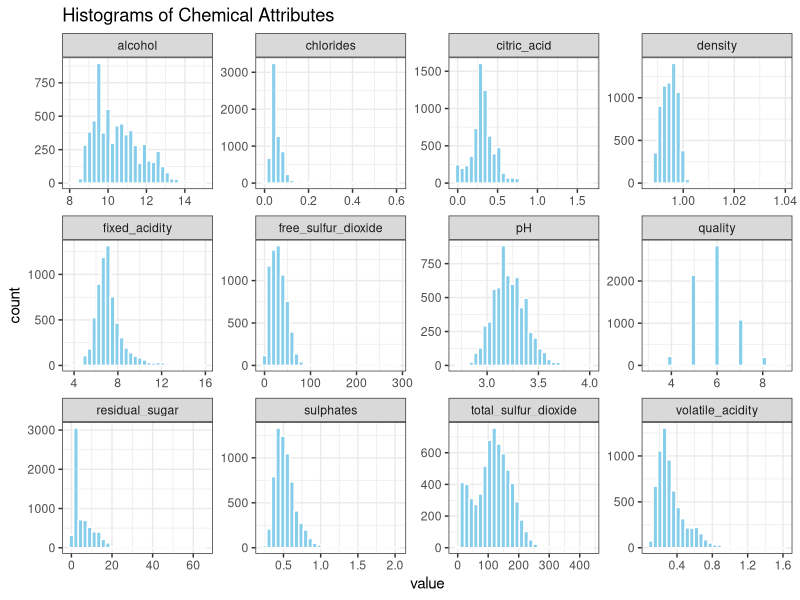
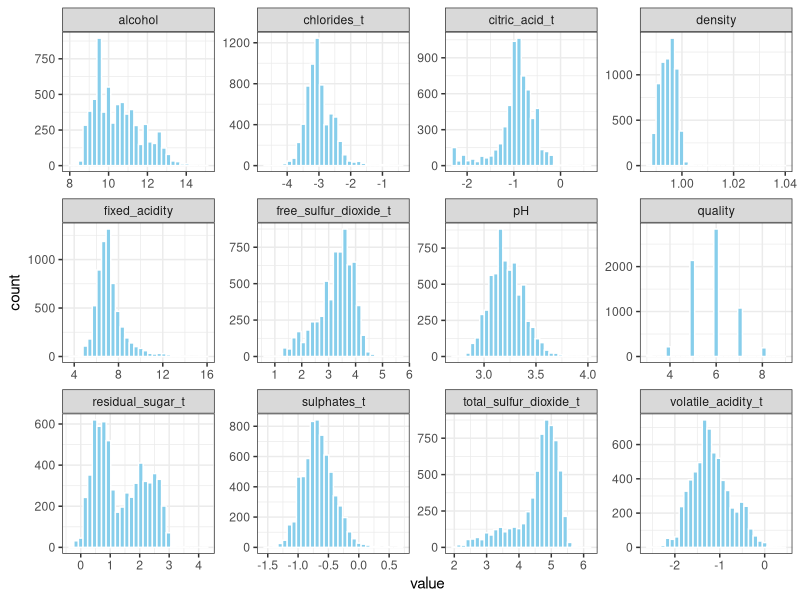
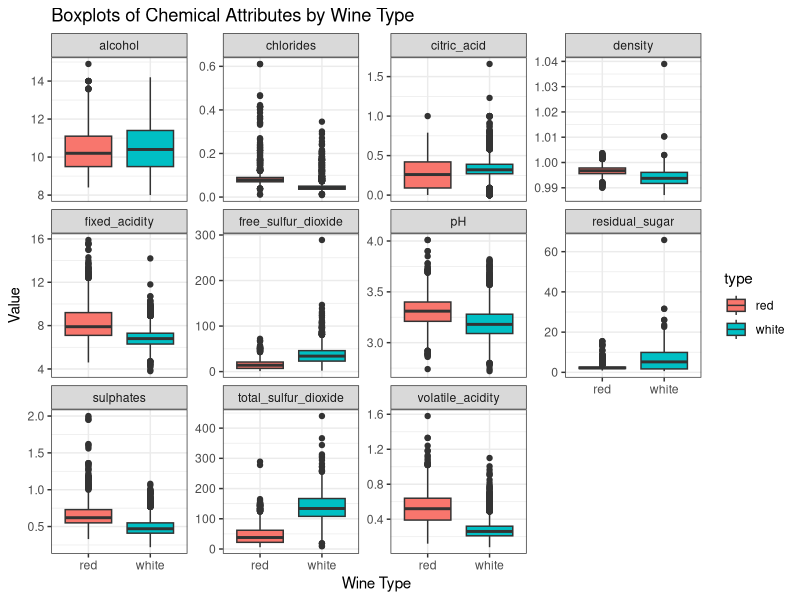
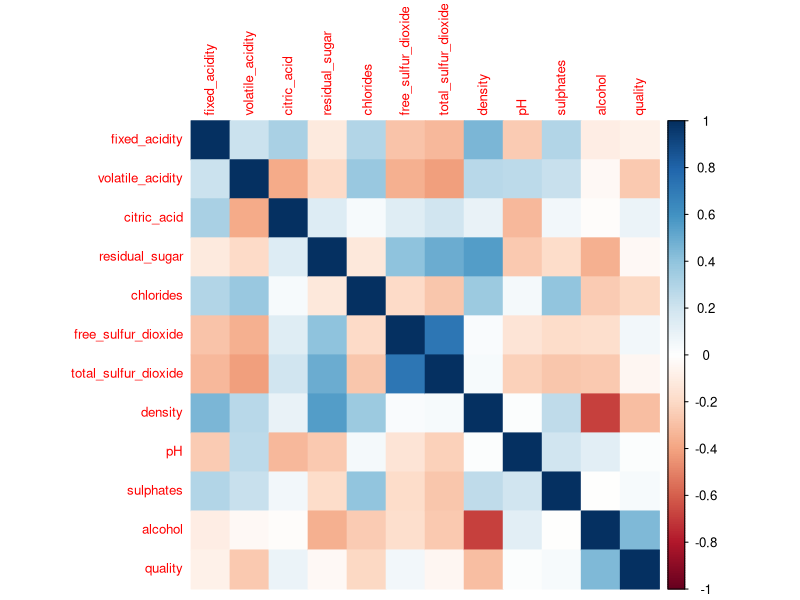
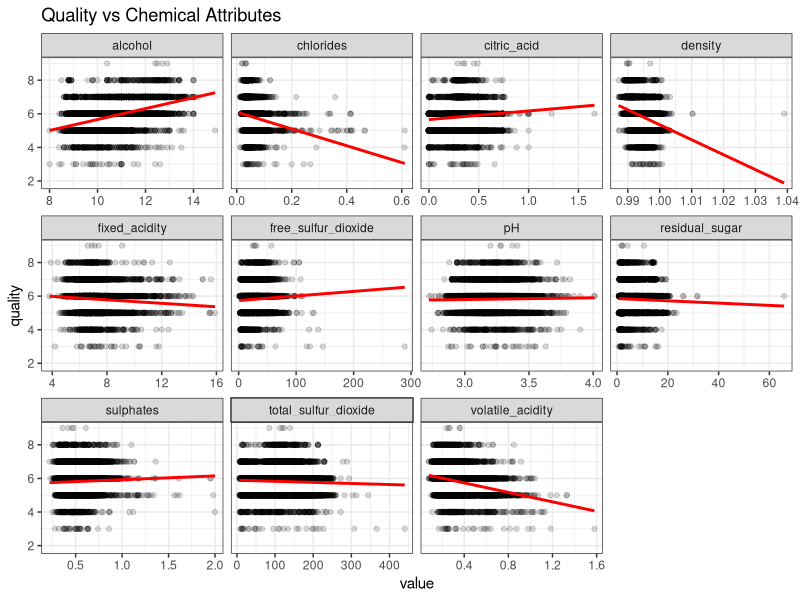
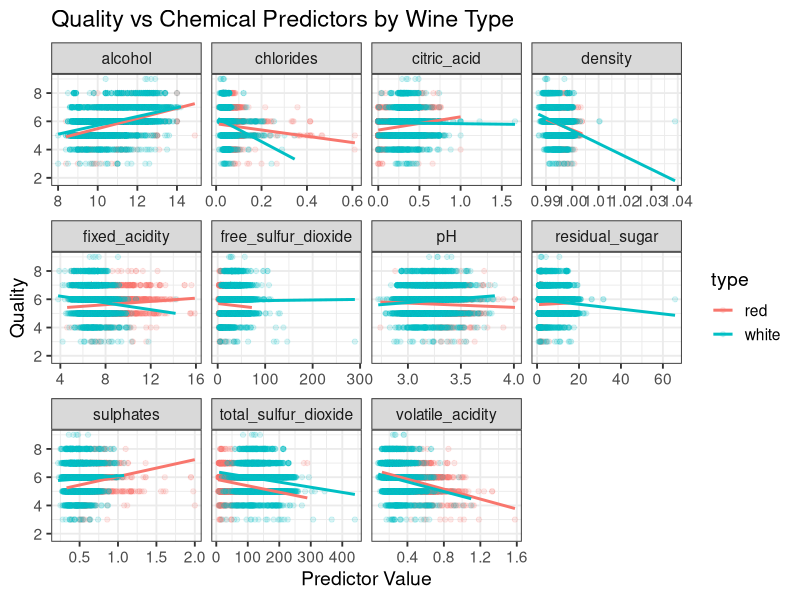
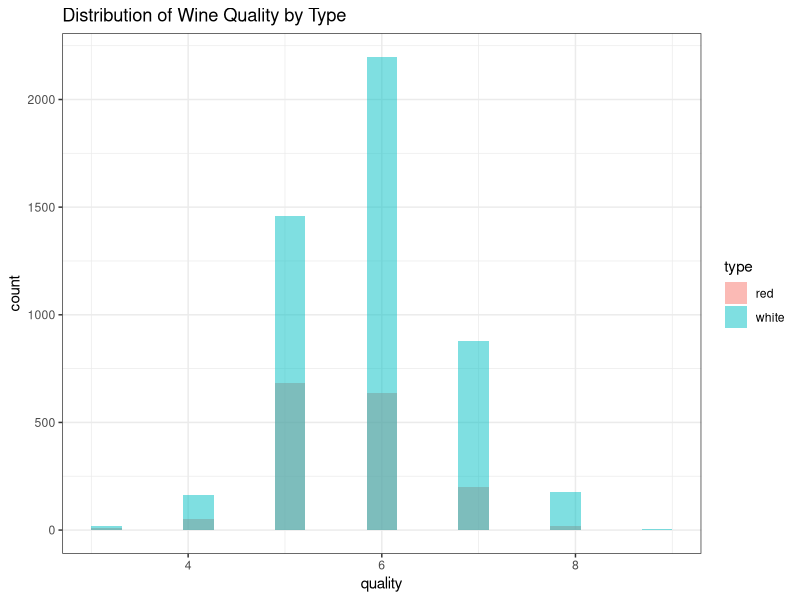

Recreate these plots in R, in order.
## ---- chunk 1
# prep
library(tidyverse)
library(ggplot2)
library(tidyr)
library(corrplot)

wine <- read_csv("data/wine.csv")
wine <- wine |>
  mutate(
    type = factor(
      type,
      levels = c(0, 1),
      labels = c("red", "white")
    )
  )
## ---- chunk 2
# only numerical variables, excluding types
wine_numeric <- wine[, sapply(wine, is.numeric)]

wine_long <- pivot_longer(wine_numeric,
                          cols = everything(),
                          names_to = "variable",
                          values_to = "value")

ggplot(wine_long, aes(x = value)) +
  geom_histogram(bins = 30, fill = "skyblue", color = "white") +
  facet_wrap(~ variable, scales = "free") +
  theme_bw() +
  labs(title = "Histograms of Chemical Attributes")
## ---- chunk 3
wine_tf <- data.frame(
  # response
  quality = wine$quality,
  wine_type = wine$type,
  
  # transformed predictors
  residual_sugar_t        = log(wine$residual_sugar + 0.1),
  total_sulfur_dioxide_t  = log(wine$total_sulfur_dioxide + 1),
  free_sulfur_dioxide_t   = log(wine$free_sulfur_dioxide + 1),
  chlorides_t             = log(wine$chlorides),
  volatile_acidity_t      = log(wine$volatile_acidity),
  sulphates_t             = log(wine$sulphates),
  citric_acid_t           = log(wine$citric_acid + 0.1),
  
  # raw predictors kept as-is
  alcohol          = wine$alcohol,
  fixed_acidity    = wine$fixed_acidity,
  pH               = wine$pH,
  density          = wine$density
)

## ---- chunk 4
wine_tf_numeric <- wine_tf[, sapply(wine_tf, is.numeric)]

wine_tf_long <- pivot_longer(wine_tf_numeric,
                          cols = everything(),
                          names_to = "variable",
                          values_to = "value")

ggplot(wine_tf_long, aes(x = value)) +
  geom_histogram(bins = 30, fill = "skyblue", color = "white") +
  facet_wrap(~ variable, scales = "free") +
  theme_bw()
## ---- chunk 5
# Boxplot: chemical variable by type
wine_long2 <- pivot_longer(wine,
                           cols = -c(type, quality),
                           names_to = "variable",
                           values_to = "value")

ggplot(wine_long2, aes(x = type, y = value, fill = type)) +
  geom_boxplot() +
  facet_wrap(~ variable, scales = "free_y") +
  theme_bw() +
  labs(title = "Boxplots of Chemical Attributes by Wine Type",
       x = "Wine Type", y = "Value")
## ---- chunk 6
corr_matrix <- cor(wine_numeric)   # numeric variables only
corrplot(corr_matrix, method = "color", tl.cex = 0.8)
## ---- chunk 7
ggplot(wine_long2, aes(x = value, y = quality)) +
  geom_point(alpha = 0.15) +
  geom_smooth(method = "lm", se = FALSE, color = "red") +
  facet_wrap(~ variable, scales = "free_x") +
  theme_bw() +
  labs(title = "Quality vs Chemical Attributes")
## ---- chunk 8
# modified：只选择原始数据中的数值型化学变量，排除 quality 和 type
predictors <- wine %>%
  select(-quality, -type) %>%
  select(where(is.numeric)) %>%
  colnames()

# modified：仅对上述 predictors 做 pivot_longer，不使用 transformed data
wine_long <- wine %>%
  pivot_longer(
    cols = all_of(predictors),
    names_to = "variable",
    values_to = "value"
  )

ggplot(wine_long, aes(x = value, y = quality, color = type)) +
  geom_point(alpha = 0.15) +
  geom_smooth(method = "lm", se = FALSE) +
  facet_wrap(~ variable, scales = "free_x") +
  theme_bw(base_size = 14) +
  labs(
    title = "Quality vs Chemical Predictors by Wine Type",
    x = "Predictor Value",
    y = "Quality"
  )

## ---- chunk 9
ggplot(wine, aes(x = quality, fill = type)) +
  geom_histogram(position = "identity", alpha = 0.5, bins = 20) +
  theme_bw() +
  labs(title = "Distribution of Wine Quality by Type")
